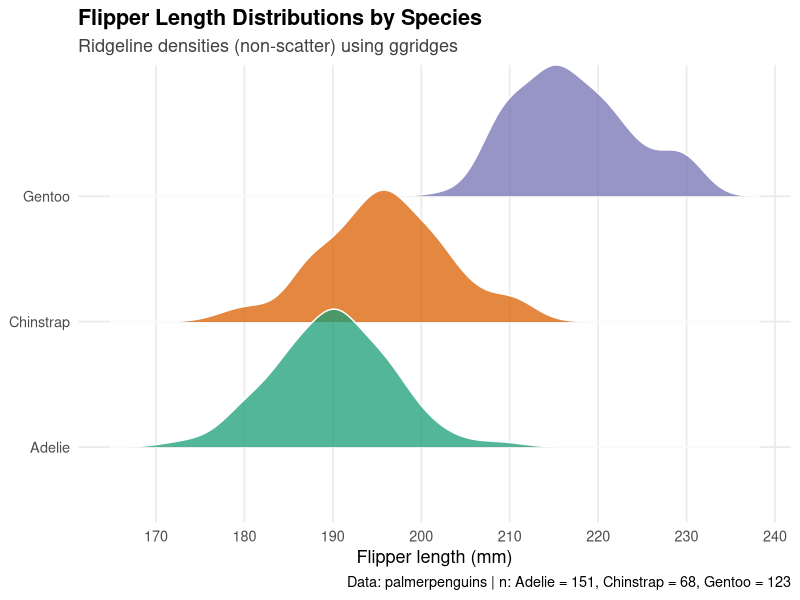

R code for this plot:
## This script is to create a plot from scratch the penguin data for my homework assignment for week 3 for OCN 682

## Created by: Isabella Kintigh
## Created on: 14 September 2025

###################################################################################

### Open libraries ####

library(tidyverse)
library(here)
library(palmerpenguins)
library(ggthemes)
library(scales)


### Always glimpse at data first ####

glimpse(penguins)

### Data wrangling #############################################

# Keeping only what is needed, dropping NAs and ordering species for consistency 

penguins_updated <- penguins %>%                # Start from the full penguins data 
  select(species, flipper_length_mm) %>%        # Keep only necessary variables
  filter(!is.na(species),                       # Remove rows missing species
         !is.na(flipper_length_mm)) %>%         # Remove rows missing flipper length
  mutate(species = factor(species,              # Make factors explicit and ordered
                          levels = c("Adelie", "Chinstrap", "Gentoo"))) 

# Show how many penguins are in each species (n) in the caption

n_table <- penguins_updated %>%                 # Use the cleaned data
  count(species, name = "n")                    # Count rows per species

# Since ridgeline shapes can look different when one group has a small sample size there will be a caption string displaying how many data points are in each 

caption_n <- paste0(
  "n: ",
  paste(n_table$species, n_table$n, sep = " = ", collapse = ", ")
)


### Plot ############################################

# Ridgelines show the shape of each group's distribution stacked vertically

penguin_plot <- ggplot(
  penguins_updated,
  aes(x = flipper_length_mm,
      y = species,            # Each species gets its own ridge 
      fill = species)) +
  ggridges::geom_density_ridges(
    scale = 1.1,              # How much the ridges overlap
    alpha = 0.75,             # Make flills slightly see through so overlap is readable
    color = "white",          # Thin white outline to separate the ridges
    size = 0.3) +             # Thickness of the outline
  scale_fill_brewer(
    palette = "Dark2",
    guide = "none") +         # Hide the legend because the species are already on the y-axis
  scale_x_continuous(
    breaks = pretty(penguins_updated$flipper_length_mm), # Asking R for "nice" tick marks
    labels = label_number(accuracy = 1) # Show the whole number mm labels
  ) +
  labs(title = "Flipper Length Distributions by Species",
        subtitle = "Ridgeline densities (non-scatter) using ggridges", # States method/constraint
        x = "Flipper length (mm)",
        y = NULL,               # No y-axis title (species labels suffice)
        caption = paste0("Data: palmerpenguins | ", caption_n)    # Credit and sample sizes
  ) +
  theme_minimal(base_size = 13) +     # Clean theme with readable base font size
  theme(
    panel.grid.minor = element_blank(),    # Remove minor grid to reduce clutter
    plot.title  = element_text(face = "bold"),    # Emphasize title
    plot.subtitle    = element_text(color = "gray25")  # Subtle, secondary emphasis
  )

#### Save plot ######################

ggsave(here("Week_03", "Output", "homework_week03_kintigh.png"),
       width = 7,
       height = 5,
       bg = "white")






